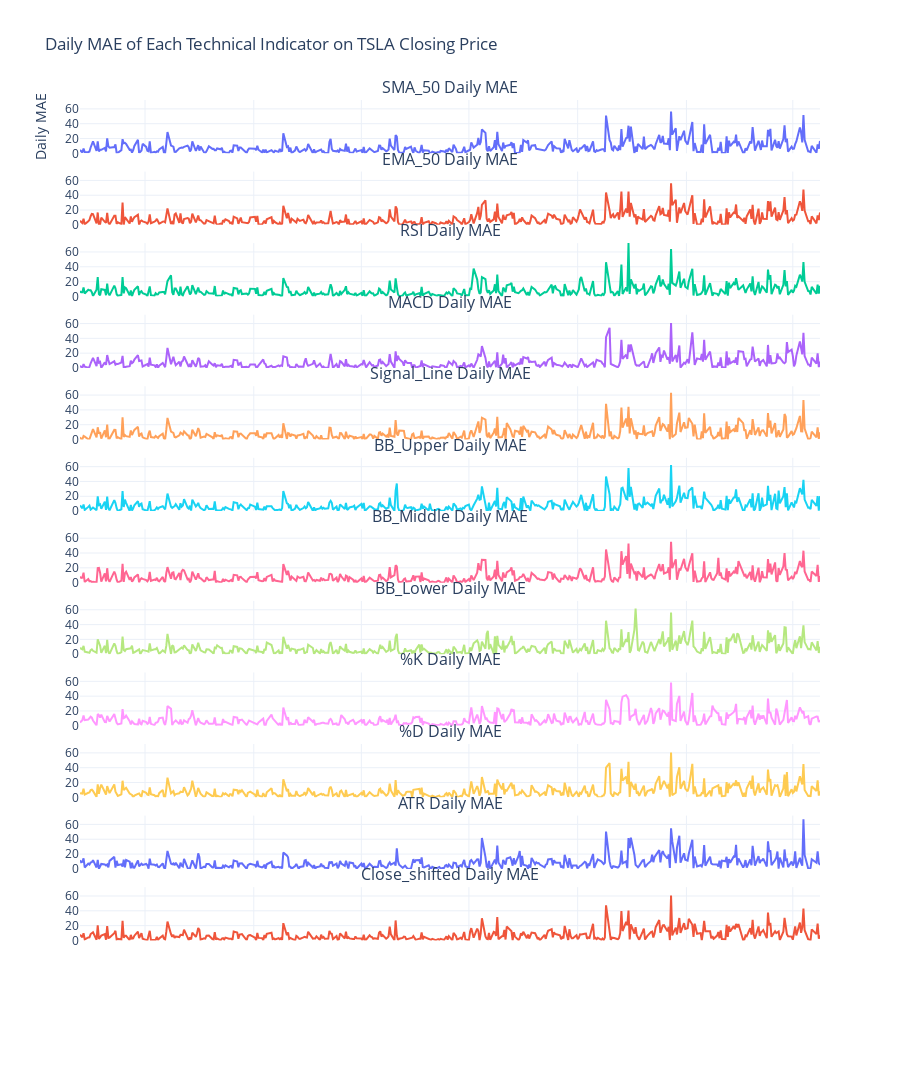

This figure's notebook cell:
### Code cell
from plotly.subplots import make_subplots
import plotly.graph_objects as go

# Create faceted plot with each indicator's daily MAE
fig = make_subplots(rows=len(indicators), cols=1, shared_xaxes=True, vertical_spacing=0.02,
                    subplot_titles=[f"{indicator} Daily MAE" for indicator in indicators[:-1]])

# Find the global y-axis range across all indicators
y_values = [results[indicator]['daily_mae'] for indicator in indicators[:-1]]
y_min = min(min(y) for y in y_values)
y_max = max(max(y) for y in y_values)

# Add each individual indicator's daily MAE
for idx, indicator in enumerate(indicators[:-1]):
    fig.add_trace(
        go.Scatter(
            x=df.index[window_size + 1:],  # Start date after the initial window
            y=results[indicator]['daily_mae'],
            mode='lines',
            name=f'{indicator} Daily MAE'
        ),
        row=idx + 1, col=1
    )

# Update layout with shared y-axis range and individual x-axis labels
fig.update_yaxes(range=[y_min, y_max])  # Apply the common y-axis range across all subplots
fig.update_xaxes(title_text="Date", row=len(indicators), col=1)  # Add x-axis label for the last row

# Final layout adjustments
fig.update_layout(
    height=150 * (len(indicators)),  # Adjust height for the combined model
    title="Daily MAE of Each Technical Indicator on TSLA Closing Price",
    yaxis_title="Daily MAE",
    showlegend=False,
    template="plotly_white"
)

fig.show()

### Figure 1 — Plotly figure (JSON) as saved in the notebook; plotly's stock layout.template omitted (floating-point values rounded to 4 significant figures; data arrays with more than 128 entries replaced by an {"elided": "..."} marker saying what was removed)
{"data": [{"mode": "lines", "name": "SMA_50 Daily MAE", "type": "scatter", "x": {"elided": "431 str values"}, "xaxis": "x", "y": {"elided": "431 float values"}, "yaxis": "y"}, {"mode": "lines", "name": "EMA_50 Daily MAE", "type": "scatter", "x": {"elided": "431 str values"}, "xaxis": "x2", "y": {"elided": "431 float values"}, "yaxis": "y2"}, {"mode": "lines", "name": "RSI Daily MAE", "type": "scatter", "x": {"elided": "431 str values"}, "xaxis": "x3", "y": {"elided": "431 float values"}, "yaxis": "y3"}, {"mode": "lines", "name": "MACD Daily MAE", "type": "scatter", "x": {"elided": "431 str values"}, "xaxis": "x4", "y": {"elided": "431 float values"}, "yaxis": "y4"}, {"mode": "lines", "name": "Signal_Line Daily MAE", "type": "scatter", "x": {"elided": "431 str values"}, "xaxis": "x5", "y": {"elided": "431 float values"}, "yaxis": "y5"}, {"mode": "lines", "name": "BB_Upper Daily MAE", "type": "scatter", "x": {"elided": "431 str values"}, "xaxis": "x6", "y": {"elided": "431 float values"}, "yaxis": "y6"}, {"mode": "lines", "name": "BB_Middle Daily MAE", "type": "scatter", "x": {"elided": "431 str values"}, "xaxis": "x7", "y": {"elided": "431 float values"}, "yaxis": "y7"}, {"mode": "lines", "name": "BB_Lower Daily MAE", "type": "scatter", "x": {"elided": "431 str values"}, "xaxis": "x8", "y": {"elided": "431 float values"}, "yaxis": "y8"}, {"mode": "lines", "name": "%K Daily MAE", "type": "scatter", "x": {"elided": "431 str values"}, "xaxis": "x9", "y": {"elided": "431 float values"}, "yaxis": "y9"}, {"mode": "lines", "name": "%D Daily MAE", "type": "scatter", "x": {"elided": "431 str values"}, "xaxis": "x10", "y": {"elided": "431 float values"}, "yaxis": "y10"}, {"mode": "lines", "name": "ATR Daily MAE", "type": "scatter", "x": {"elided": "431 str values"}, "xaxis": "x11", "y": {"elided": "431 float values"}, "yaxis": "y11"}, {"mode": "lines", "name": "Close_shifted Daily MAE", "type": "scatter", "x": {"elided": "431 str values"}, "xaxis": "x12", "y": {"elided": "431 float values"}, "yaxis": "y12"}], "layout": {"annotations": [{"font": {"size": 16}, "showarrow": false, "text": "SMA_50 Daily MAE", "x": 0.5, "xanchor": "center", "xref": "paper", "y": 1, "yanchor": "bottom", "yref": "paper"}, {"font": {"size": 16}, "showarrow": false, "text": "EMA_50 Daily MAE", "x": 0.5, "xanchor": "center", "xref": "paper", "y": 0.9215, "yanchor": "bottom", "yref": "paper"}, {"font": {"size": 16}, "showarrow": false, "text": "RSI Daily MAE", "x": 0.5, "xanchor": "center", "xref": "paper", "y": 0.8431, "yanchor": "bottom", "yref": "paper"}, {"font": {"size": 16}, "showarrow": false, "text": "MACD Daily MAE", "x": 0.5, "xanchor": "center", "xref": "paper", "y": 0.7646, "yanchor": "bottom", "yref": "paper"}, {"font": {"size": 16}, "showarrow": false, "text": "Signal_Line Daily MAE", "x": 0.5, "xanchor": "center", "xref": "paper", "y": 0.6862, "yanchor": "bottom", "yref": "paper"}, {"font": {"size": 16}, "showarrow": false, "text": "BB_Upper Daily MAE", "x": 0.5, "xanchor": "center", "xref": "paper", "y": 0.6077, "yanchor": "bottom", "yref": "paper"}, {"font": {"size": 16}, "showarrow": false, "text": "BB_Middle Daily MAE", "x": 0.5, "xanchor": "center", "xref": "paper", "y": 0.5292, "yanchor": "bottom", "yref": "paper"}, {"font": {"size": 16}, "showarrow": false, "text": "BB_Lower Daily MAE", "x": 0.5, "xanchor": "center", "xref": "paper", "y": 0.4508, "yanchor": "bottom", "yref": "paper"}, {"font": {"size": 16}, "showarrow": false, "text": "%K Daily MAE", "x": 0.5, "xanchor": "center", "xref": "paper", "y": 0.3723, "yanchor": "bottom", "yref": "paper"}, {"font": {"size": 16}, "showarrow": false, "text": "%D Daily MAE", "x": 0.5, "xanchor": "center", "xref": "paper", "y": 0.2938, "yanchor": "bottom", "yref": "paper"}, {"font": {"size": 16}, "showarrow": false, "text": "ATR Daily MAE", "x": 0.5, "xanchor": "center", "xref": "paper", "y": 0.2154, "yanchor": "bottom", "yref": "paper"}, {"font": {"size": 16}, "showarrow": false, "text": "Close_shifted Daily MAE", "x": 0.5, "xanchor": "center", "xref": "paper", "y": 0.1369, "yanchor": "bottom", "yref": "paper"}], "height": 1950, "showlegend": false, "title": {"text": "Daily MAE of Each Technical Indicator on TSLA Closing Price"}, "xaxis": {"anchor": "y", "domain": [0, 1], "matches": "x13", "showticklabels": false}, "xaxis10": {"anchor": "y10", "domain": [0, 1], "matches": "x13", "showticklabels": false}, "xaxis11": {"anchor": "y11", "domain": [0, 1], "matches": "x13", "showticklabels": false}, "xaxis12": {"anchor": "y12", "domain": [0, 1], "matches": "x13", "showticklabels": false}, "xaxis13": {"anchor": "y13", "domain": [0, 1], "title": {"text": "Date"}}, "xaxis2": {"anchor": "y2", "domain": [0, 1], "matches": "x13", "showticklabels": false}, "xaxis3": {"anchor": "y3", "domain": [0, 1], "matches": "x13", "showticklabels": false}, "xaxis4": {"anchor": "y4", "domain": [0, 1], "matches": "x13", "showticklabels": false}, "xaxis5": {"anchor": "y5", "domain": [0, 1], "matches": "x13", "showticklabels": false}, "xaxis6": {"anchor": "y6", "domain": [0, 1], "matches": "x13", "showticklabels": false}, "xaxis7": {"anchor": "y7", "domain": [0, 1], "matches": "x13", "showticklabels": false}, "xaxis8": {"anchor": "y8", "domain": [0, 1], "matches": "x13", "showticklabels": false}, "xaxis9": {"anchor": "y9", "domain": [0, 1], "matches": "x13", "showticklabels": false}, "yaxis": {"anchor": "x", "domain": [0.9415, 1], "range": [0.003842, 71.96], "title": {"text": "Daily MAE"}}, "yaxis10": {"anchor": "x10", "domain": [0.2354, 0.2938], "range": [0.003842, 71.96]}, "yaxis11": {"anchor": "x11", "domain": [0.1569, 0.2154], "range": [0.003842, 71.96]}, "yaxis12": {"anchor": "x12", "domain": [0.07846, 0.1369], "range": [0.003842, 71.96]}, "yaxis13": {"anchor": "x13", "domain": [0, 0.05846], "range": [0.003842, 71.96]}, "yaxis2": {"anchor": "x2", "domain": [0.8631, 0.9215], "range": [0.003842, 71.96]}, "yaxis3": {"anchor": "x3", "domain": [0.7846, 0.8431], "range": [0.003842, 71.96]}, "yaxis4": {"anchor": "x4", "domain": [0.7062, 0.7646], "range": [0.003842, 71.96]}, "yaxis5": {"anchor": "x5", "domain": [0.6277, 0.6862], "range": [0.003842, 71.96]}, "yaxis6": {"anchor": "x6", "domain": [0.5492, 0.6077], "range": [0.003842, 71.96]}, "yaxis7": {"anchor": "x7", "domain": [0.4708, 0.5292], "range": [0.003842, 71.96]}, "yaxis8": {"anchor": "x8", "domain": [0.3923, 0.4508], "range": [0.003842, 71.96]}, "yaxis9": {"anchor": "x9", "domain": [0.3138, 0.3723], "range": [0.003842, 71.96]}}}
